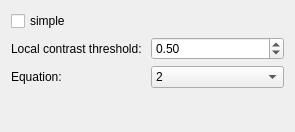
<ui version="4.0" >
 <class>Ashikhmin02OperatorConfigurationWidget</class>
 <widget class="QWidget" name="Ashikhmin02OperatorConfigurationWidget" >
  <property name="geometry" >
   <rect>
    <x>0</x>
    <y>0</y>
    <width>295</width>
    <height>132</height>
   </rect>
  </property>
  <property name="windowTitle" >
   <string>Form</string>
  </property>
  <layout class="QGridLayout" >
   <item row="0" column="0" colspan="2" >
    <widget class="QCheckBox" name="simple" >
     <property name="text" >
      <string>simple</string>
     </property>
    </widget>
   </item>
   <item row="1" column="0" >
    <widget class="QLabel" name="label" >
     <property name="text" >
      <string>Local contrast threshold:</string>
     </property>
    </widget>
   </item>
   <item row="1" column="1" >
    <widget class="QDoubleSpinBox" name="localContrast" >
     <property name="maximum" >
      <double>10.000000000000000</double>
     </property>
     <property name="singleStep" >
      <double>0.100000000000000</double>
     </property>
     <property name="value" >
      <double>0.500000000000000</double>
     </property>
    </widget>
   </item>
   <item row="2" column="0" >
    <widget class="QLabel" name="label_2" >
     <property name="text" >
      <string>Equation:</string>
     </property>
    </widget>
   </item>
   <item row="2" column="1" >
    <widget class="QComboBox" name="equation" >
     <item>
      <property name="text" >
       <string>2</string>
      </property>
     </item>
     <item>
      <property name="text" >
       <string>4</string>
      </property>
     </item>
    </widget>
   </item>
   <item row="3" column="1" >
    <spacer>
     <property name="orientation" >
      <enum>Qt::Vertical</enum>
     </property>
     <property name="sizeHint" >
      <size>
       <width>20</width>
       <height>40</height>
      </size>
     </property>
    </spacer>
   </item>
  </layout>
 </widget>
 <resources/>
 <connections/>
</ui>
